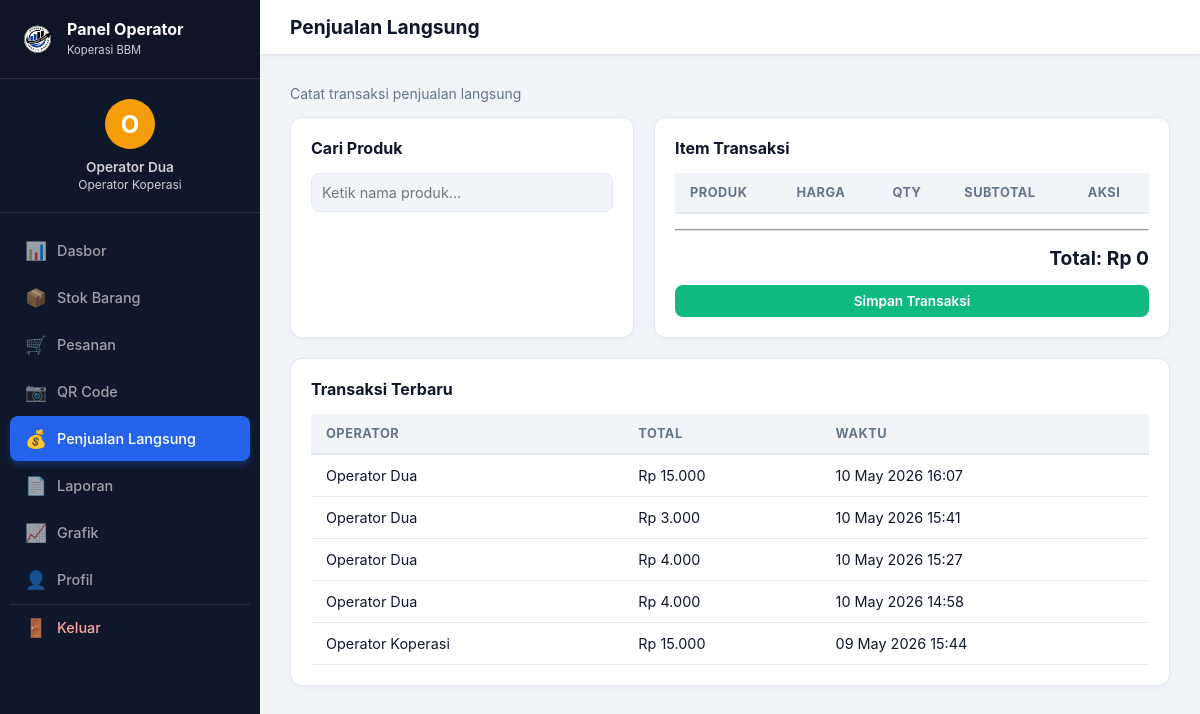
The app's page /koperasibbm/operator/transaksi_offline.php (signed in) with its own data.
### tables this page shows
CREATE TABLE `transaksi_offline` (
  `id_transaksi_offline` int NOT NULL,
  `id_user` int DEFAULT NULL,
  `nama_kasir` varchar(100) NOT NULL,
  `total_harga` decimal(10,2) NOT NULL,
  `created_at` timestamp NULL DEFAULT CURRENT_TIMESTAMP
);

### koperasibbm/config/database.php (called while the page is built, shortened)
<?php
function base_url() {
    return "http://localhost/koperasibbm";
}
?>

### koperasibbm/operator/transaksi_offline.php (the view, shortened to what this page needs)
<?php
require_once __DIR__ . '/../config/database.php';
 $trans_terbaru = mysqli_query($conn, "SELECT * FROM transaksi_offline ORDER BY created_at DESC LIMIT 5");
?>
<!DOCTYPE html>
<html lang="id">
<head><meta charset="UTF-8"><meta name="viewport" content="width=device-width, initial-scale=1.0"><title>Penjualan Langsung</title><link rel="stylesheet" href="<?php echo base_url(); ?>/assets/css/style.css"></head>
<body>
<div class="admin-container">
    <?php include __DIR__ . '/../includes/operator_sidebar.php'; ?>
    <div class="main-panel">
        <div class="topbar"><h2>Penjualan Langsung</h2></div>
        <div class="content-wrapper">
            <p style="margin-bottom:15px; color:var(--text-gray);">Catat transaksi penjualan langsung</p>
            <div style="display:grid; grid-template-columns: 1fr 1.5fr; gap:20px; margin-bottom:20px;">
                <div class="card" style="margin:0;">
                    <h3 style="margin-bottom:15px;">Cari Produk</h3>
                    <div class="form-group" style="position:relative;">
                        <input type="text" id="produkSearch" autocomplete="off" placeholder="Ketik nama produk..." style="padding:10px; width:100%;">
                    </div>
                </div>
                <div class="card" style="margin:0;">
                    <h3 style="margin-bottom:15px;">Item Transaksi</h3>
                    <form method="POST" id="formTransaksi">
                        <table>
                            <thead><tr><th>Produk</th><th>Harga</th><th>Qty</th><th>Subtotal</th><th>Aksi</th></tr></thead>
                        </table>
                        <hr style="margin:15px 0; border-color:var(--border-color);">
                        <div style="text-align:right; font-size:1.2rem; font-weight:700; margin-bottom:15px;">
                            Total: Rp <span id="grandTotal">0</span>
                        </div>
                        <button type="submit" name="simpan_transaksi" class="btn btn-success" style="width:100%;">Simpan Transaksi</button>
                    </form>
                </div>
            </div>
            <div class="card" style="margin:0;">
                <h3 style="margin-bottom:15px;">Transaksi Terbaru</h3>
                <table>
                    <thead><tr><th>Operator</th><th>Total</th><th>Waktu</th></tr></thead>
                    <tbody>
                    <?php while($t = mysqli_fetch_assoc($trans_terbaru)): ?>
                    <tr>
                        <td><?php echo htmlspecialchars($t['nama_kasir']); ?></td>
                        <td>Rp <?php echo number_format($t['total_harga'],0,',','.'); ?></td>
                        <td><?php echo date('d M Y H:i', strtotime($t['created_at'])); ?></td>
                    </tr>
                    <?php endwhile; ?>
                    </tbody>
                </table>
            </div>
        </div>
    </div>
</div>
</body>
</html>

### koperasibbm/assets/css/style.css (style rules this page uses)
:root { --primary: #2563eb; --primary-dark: #1e3a8a; --primary-light: #3b82f6; --bg-light: #f1f5f9; --white: #ffffff; --text-dark: #0f172a; --text-gray: #64748b; --border-color: #e2e8f0; --danger: #ef4444; --warning: #f59e0b; --success: #10b981; --sidebar-bg: #0f172a; --sidebar-hover: #1e293b; }
* { margin: 0; padding: 0; box-sizing: border-box; font-family: 'Inter', 'Segoe UI', Tahoma, Geneva, Verdana, sans-serif; }
body { background-color: var(--bg-light); color: var(--text-dark); font-size: 14px; }
.btn { padding: 8px 16px; border-radius: 8px; font-weight: 600; cursor: pointer; border: none; transition: all 0.2s; display: inline-flex; align-items: center; justify-content: center; gap: 5px; font-size: 0.85rem; }
.btn-success { background: var(--success); color: white; }
.form-group { margin-bottom: 15px; }
.form-group input, .form-group select, .form-group textarea { width: 100%; padding: 10px 12px; border: 1px solid var(--border-color); border-radius: 8px; font-size: 0.9rem; font-family: inherit; background: var(--bg-light); transition: 0.2s; }
.admin-container { display: flex; min-height: 100vh; background: var(--bg-light); }
.main-panel { margin-left: 260px; flex-grow: 1; background: var(--bg-light); min-height: 100vh; display: flex; flex-direction: column; }
.topbar { background: white; padding: 15px 30px; display: flex; justify-content: space-between; align-items: center; box-shadow: 0 1px 3px rgba(0,0,0,0.05); border-bottom: 1px solid var(--border-color); }
.topbar h2 { font-size: 1.2rem; font-weight: 700; color: var(--text-dark); }
.content-wrapper { padding: 30px; flex: 1; }
.card { background: white; border-radius: 12px; box-shadow: 0 2px 4px rgba(0,0,0,0.03); padding: 20px; margin-bottom: 20px; border: 1px solid var(--border-color); max-width: 100%; overflow-x: auto; }
.card h3 { color: var(--text-dark); font-size: 1rem; font-weight: 700; }
table { width: 100%; border-collapse: collapse; }
.card > table, .card .table-responsive table { min-width: 720px; }
.card table th, .card table td { white-space: nowrap; vertical-align: middle; }
.card table td:last-child { white-space: normal; min-width: 150px; }
table th, table td { padding: 12px 15px; text-align: left; border-bottom: 1px solid var(--border-color); font-size: 0.9rem; }
table th { background: var(--bg-light); font-weight: 700; color: var(--text-gray); font-size: 0.8rem; text-transform: uppercase; letter-spacing: 0.5px; border-bottom: 2px solid var(--border-color); }

### records on screen
transaksi_offline: nama_kasir "Operator Dua", total_harga "15.000", created_at "10 May 2026 16:07"
transaksi_offline: nama_kasir "Operator Dua", total_harga "3.000", created_at "10 May 2026 15:41"
transaksi_offline: nama_kasir "Operator Dua", total_harga "4.000", created_at "10 May 2026 15:27"
transaksi_offline: nama_kasir "Operator Dua", total_harga "4.000", created_at "10 May 2026 14:58"
transaksi_offline: nama_kasir "Operator Koperasi", total_harga "15.000", created_at "09 May 2026 15:44"

### other values on screen
$_SESSION['nama_lengkap'] "Operator Dua"
